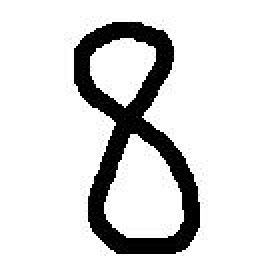
#> input picture image.jpeg, 140 x 140 px, found by its file name (shown 2 times larger)
$ python test_processing_img.py
#> lines starting #> are read from the running program, lines starting #| are printed output that depends on the picture
import sys
import cv2
import numpy as np

path = r'C:\Users\Chloe\Documents\GitRepositories\Handwritten_num_reader\image.jpeg'
givenWindow = 'givenImage_Win'
processedWindow = 'resizedImage_Win'

givenImage=cv2.imread(path,0)
#> givenImage is the input picture: shape (140, 140); min 0, max 255, mean 221.1
resizedImage=cv2.resize(givenImage, (28,28), interpolation=cv2.INTER_NEAREST)
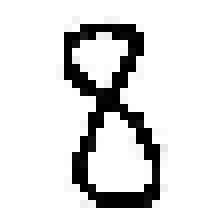
#> resizedImage: shape (28, 28) (shown 8 times larger); min 0, max 255, mean 221.2
resizedImage=cv2.bitwise_not(resizedImage) #applies negative filter
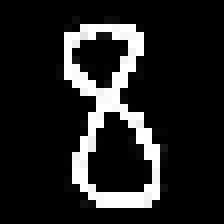
#> resizedImage: shape (28, 28) (shown 8 times larger); min 0, max 255, mean 33.8
data=np.asarray(resizedImage)
formattedImage=[]
formattedImage.append(0x00000803)
formattedImage.append(1)
formattedImage.append(28)
formattedImage.append(28)
for i in range(28):
    for j in range(28):
        formattedImage.append(data[i][j])
#> after the loop, formattedImage = 788 values, max 2051 at index 0, min 0 at index 4, mean 36.32
print(formattedImage)
#> (printed output is left out)

# [5 lines of commented-out code are left out]
